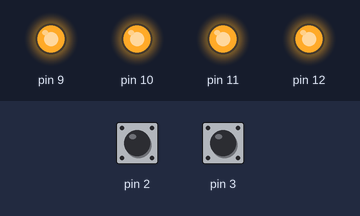
This sketch was run on a simulated Arduino Uno, built with avr-gcc and run on an emulated ATmega328P. Parts: output pins drawn as LEDs (lit = HIGH). The inputs (shaded band) are chosen by the test bench; at power-on: pin 2 HIGH, pin 3 HIGH. What the sketch prints to the serial monitor is not drawn.

Above: at 0.1 s.
Timing chart, 0 to 1.6 s (numbered marks = the images above):
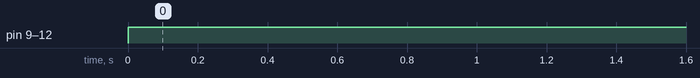

The sketch:

200mmStraight.ino
```cpp
#include "Encoder.hpp"
#include "Motor.hpp"
#include "PIDController.hpp"
#include "BangBangController.hpp"

#define MOT1PWM 11
#define MOT1DIR 12
mtrn3100::Motor motor1(MOT1PWM,MOT1DIR);

#define MOT2PWM 9
#define MOT2DIR 10
mtrn3100::Motor motor2(MOT2PWM,MOT2DIR);

#define EN_A1 2
#define EN_B1 7
mtrn3100::Encoder encoder1(EN_A1, EN_B1);

#define EN_A2 3
#define EN_B2 8
mtrn3100::Encoder encoder2(EN_A2, EN_B2);

mtrn3100::BangBangController controller1(255,0);
mtrn3100::BangBangController controller2(255,0);
// mtrn3100::PIDController controller(-100, 0, 0);


void setup() {
  Serial.begin(9600);
  Serial.print("Starting\n");

  controller1.zeroAndSetTarget(encoder1.getRotation(), distanceToRadians(200)); // Set the target as 200mm
  controller2.zeroAndSetTarget(encoder2.getRotation(), distanceToRadians(200));
}

void loop() {
  forwards();
}

void forwards() {
  motor1.setPWM(controller1.compute(encoder1.getRotation()));
  motor2.setPWM(controller2.compute(encoder2.getRotation()));

  // debugging
  Serial.print("\nradians: ");
  Serial.print(encoder1.getRotation());
  Serial.print(" ");
  Serial.print(encoder2.getRotation());

  Serial.print("\ndistance: ");
  Serial.print(encoder1.getRotation() * 16);
  Serial.print(" ");
  Serial.print(encoder2.getRotation() * 16);
}

// give dist & radius in mm
float distanceToRadians(float dist) {
  float wheelRadius = 16;
  return dist / wheelRadius;
}
```

BangBangController.hpp
```cpp
#pragma once

#include <math.h>

namespace mtrn3100 {

class BangBangController {
public:
    BangBangController(float speed, float deadband) : speed(speed), deadband(deadband) {}

    // Compute the output signal required from the current/actual value.
    float compute(float input) {
        error = setpoint - (input - zero_ref);

        // TODO: IMPLIMENT BANG BANG CONTROLLER - REFER TO THE TUTORIAL SLIDES
        if (error < deadband) {
          output = speed;
        } else if (error > deadband)
          output = -speed;
        else {
          output = 0;
        }

        return output;
    }

    // Function used to return the last calculated error.
    // The error is the difference between the desired position and current position.
    float getError() {
      return error;
    }

    // Setting function used to update internal parameters
    void tune(float speed, float deadband) {
      speed = speed;
      deadband = deadband;
    }

    // This must be called before trying to achieve a setpoint.
    // First argument becomes the new zero reference point.
    // Target is the setpoint value.
    void zeroAndSetTarget(float zero, float target) {
        zero_ref = zero;
        setpoint = target;
    }

private:
    float speed, deadband;
    float error, output;
    float setpoint = 0;
    float zero_ref = 0;
};

}  // namespace mtrn3100
```

Encoder.hpp
```cpp
#pragma once

#include <Arduino.h>
#include "math.h"


namespace mtrn3100 {


// The encoder class is a simple interface which counts and stores an encoders count.
// Encoder pin 1 is attached to the interupt on the arduino and used to trigger the count.
// Encoder pin 2 is attached to any digital pin and used to derrive rotation direction.
// The count is stored as a volatile variable due to the high frequency updates.
class Encoder {
public:
    Encoder(uint8_t enc1, uint8_t enc2) : encoder1_pin(enc1), encoder2_pin(enc2) {
        instance = this;  // Store the instance pointer
        pinMode(encoder1_pin, INPUT_PULLUP);
        pinMode(encoder2_pin, INPUT_PULLUP);

        // TODO: attach the interrupt on pin one such that it calls the readEncoderISR function on a rising edge
        attachInterrupt(digitalPinToInterrupt(encoder1_pin), readEncoderISR, RISING);
    }


    // Encoder function used to update the encoder
    void readEncoder() {
        noInterrupts();

        // NOTE: DO NOT PLACE SERIAL PRINT STATEMENTS IN THIS FUNCTION
        // NOTE: DO NOT CALL THIS FUNCTION MANUALLY IT WILL ONLY WORK IF CALLED BY THE INTERRUPT
        // TODO: Increase or Decrease the count by one based on the reading on encoder pin 2
        if (digitalRead(encoder2_pin) == HIGH) {
            count++;
        } else {
            count--;
        }

        interrupts();
    }

    // Helper function which to convert encouder count to radians
    float getRotation() {
        return (static_cast<float>(count) / 1500.0) * 2.0 * PI;
    }

private:
    static void readEncoderISR() {
        if (instance != nullptr) {
            instance->readEncoder();
        }
    }

public:
    const uint8_t encoder1_pin;
    const uint8_t encoder2_pin;
    volatile int8_t direction;
    float position = 0;
    uint16_t counts_per_revolution = 0; //TODO: Identify how many encoder counts are in one rotation
    volatile long count = 0;
    uint32_t prev_time;
    bool read = false;

private:
    static Encoder* instance;
};

Encoder* Encoder::instance = nullptr;

}  // namespace mtrn3100
```

Motor.hpp
```cpp
#pragma once

#include <Arduino.h>

#include "math.h"

namespace mtrn3100 {


// The motor class is a simple interface designed to assist in motor control
// You may choose to impliment additional functionality in the future such as dual motor or speed control
class Motor {
public:
    Motor( uint8_t pwm_pin, uint8_t in2) :  pwm_pin(pwm_pin), dir_pin(in2) {
        // TODO: Set both pins as output
        pinMode(pwm_pin, OUTPUT);
        pinMode(in2, OUTPUT);
    }


    // This function outputs the desired motor direction and the PWM signal.
    // NOTE: a pwm signal > 255 could cause troubles as such ensure that pwm is clamped between 0 - 255.

    void setPWM(int16_t pwm) {
      // TODO: Output digital direction pin based on if input signal is positive or negative.
      // TODO: Output PWM signal between 0 - 255.
        if (pwm < 0){
            digitalWrite(dir_pin, HIGH);
            analogWrite(pwm_pin, abs(pwm));
        }
        else if (pwm > 0) {
            digitalWrite(dir_pin, LOW);
            analogWrite(pwm_pin, abs(pwm));
        } else {
            analogWrite(pwm_pin, abs(pwm));
        }

    }

private:
    const uint8_t pwm_pin;
    const uint8_t dir_pin;
};

}  // namespace mtrn3100
```

PIDController.hpp
```cpp
#pragma once

#include <math.h>

namespace mtrn3100 {

class PIDController {
public:
    PIDController(float kp, float ki, float kd) : kp(kp), ki(ki), kd(kd) {}

    // Compute the output signal required from the current/actual value.
    float compute(float input) {

        curr_time = micros();
        dt = static_cast<float>(curr_time - prev_time) / 1e6;
        prev_time = curr_time;

        error = setpoint - (input - zero_ref);

        // TODO: IMPLIMENT PID CONTROLLER
        float proportional = error;
        float integral = integral + error * dt;
        derivative = (error - prev_error) / dt;
        output = kp * proportional + ki * integral + kd * derivative;

        prev_error = error;

        return output;
    }

    // Function used to return the last calculated error.
    // The error is the difference between the desired position and current position.
    void tune(float p, float i, float d) {
        kp = p;
        ki = i;
        kd = d;
    }

    float getError() {
      return error;
    }

    // This must be called before trying to achieve a setpoint.
    // The first argument becomes the new zero reference point.
    // Target is the setpoint value.
    void zeroAndSetTarget(float zero, float target) {
        prev_time = micros();
        zero_ref = zero;
        setpoint = target;
    }

public:
    uint32_t prev_time, curr_time = micros();
    float dt;

private:
    float kp, ki, kd;
    float error, derivative, integral, output;
    float prev_error = 0;
    float setpoint = 0;
    float zero_ref = 0;

};

}  // namespace mtrn3100
```

Measured:
- by itself, pin 9–12: LOW → HIGH at 0.00 s
